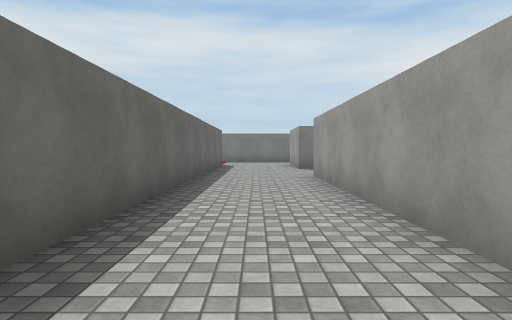
view 1 (above)

24 first-person views from a walk through a Unity game level. The camera is 1.2 m above the floor, tilts 2° down and sees 75° across. The floor is counted in squares, 2 m on a side. Each view is taken from the middle of a square. On the plan, view 1 faces up. The plan holds only what a view shows up to about 10 squares ahead; the rest is blank. Surface patterns are stand-ins for the level's own textures.

view 2
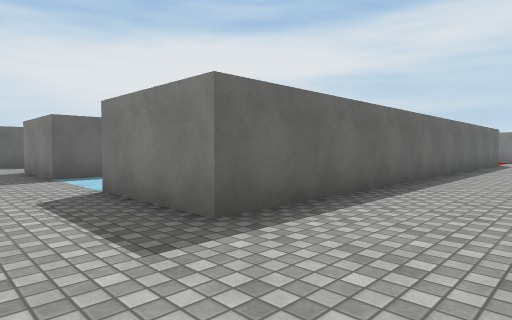

view 3
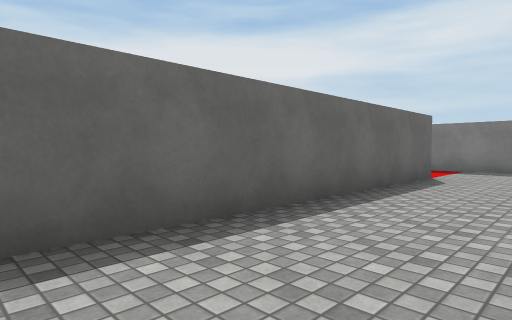

view 4
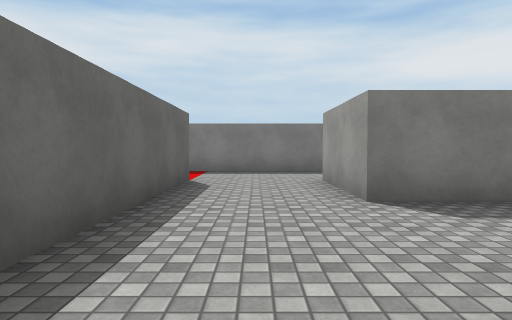

view 5
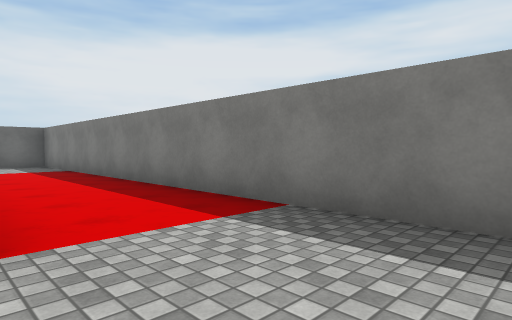

view 6
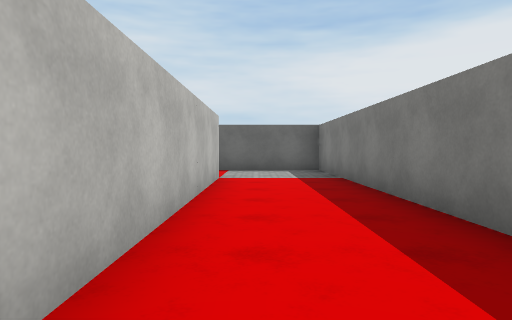

view 7
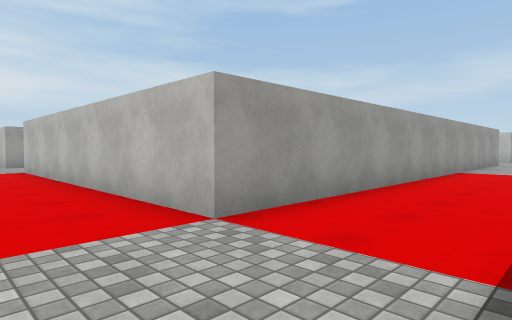

view 8
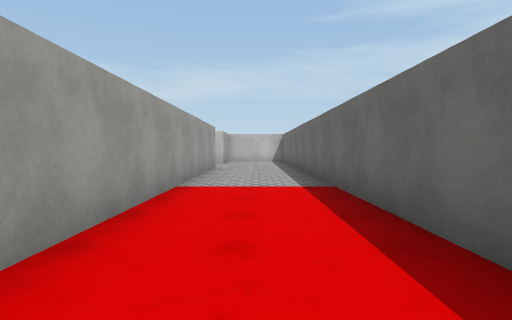

view 9
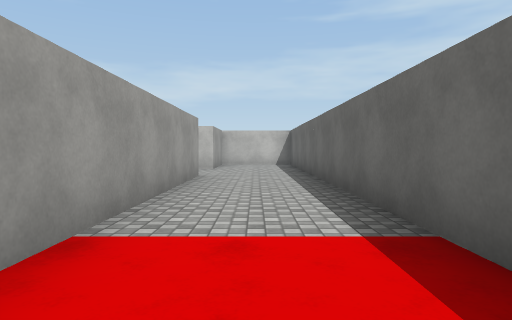

view 10
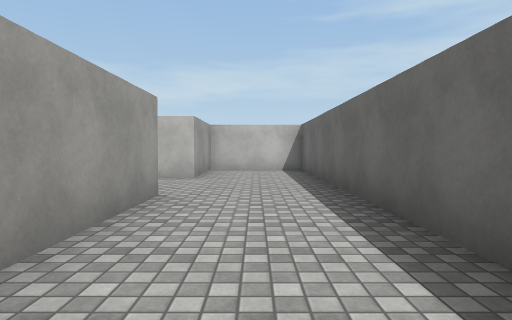

view 11
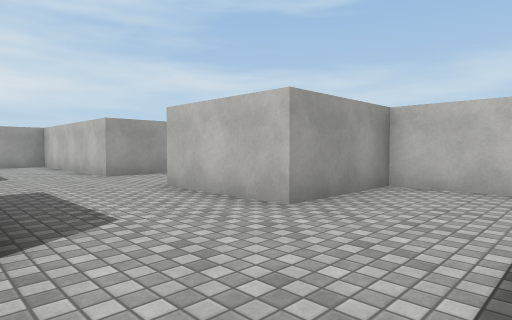

view 12
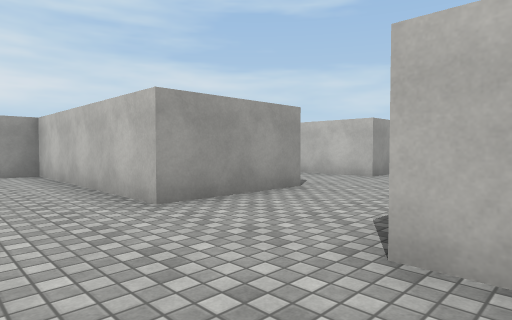

view 13
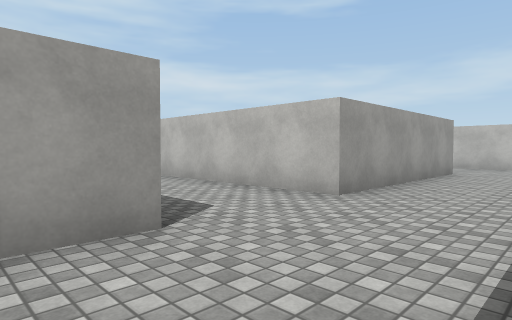

view 14
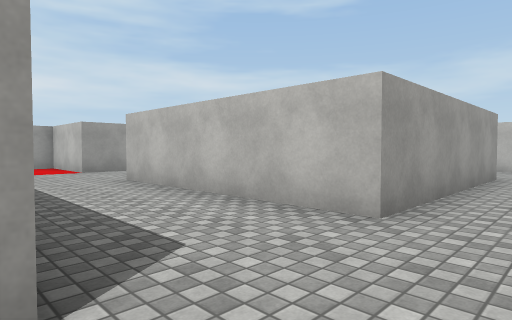

view 15
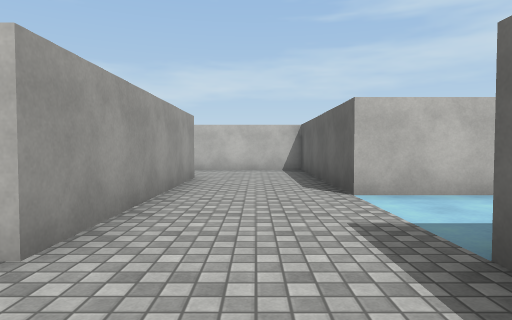

view 16
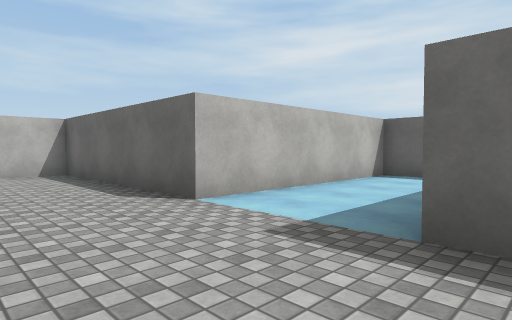

view 17
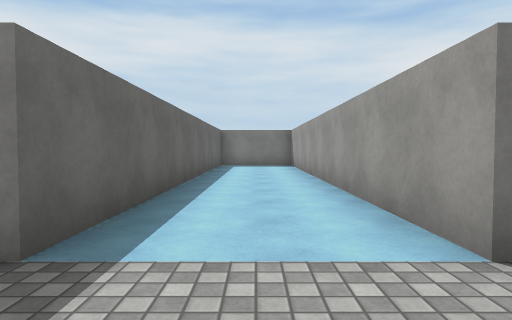

view 18
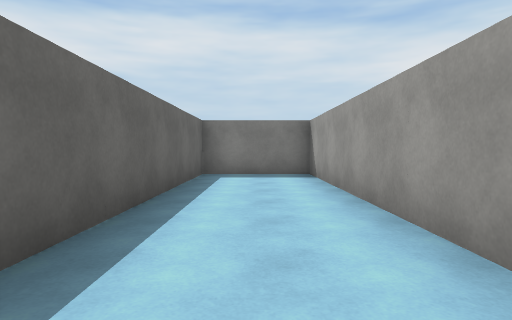

view 19
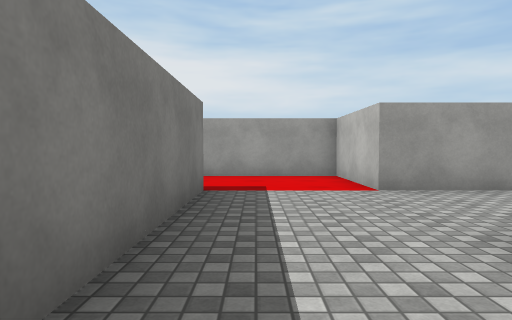

view 20
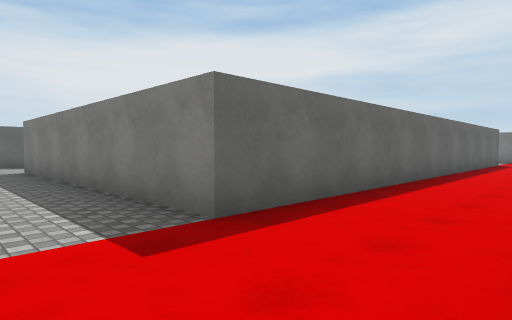

view 21
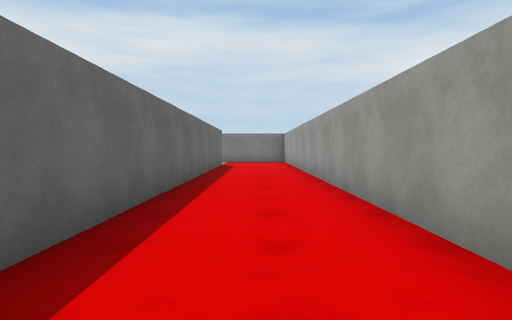

view 22
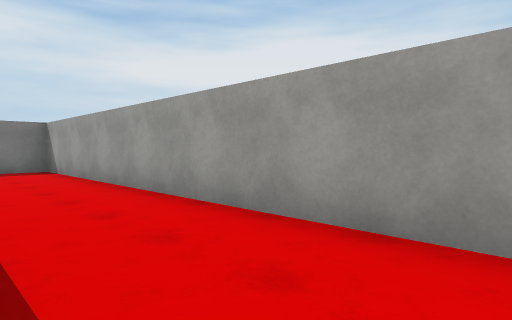

view 23
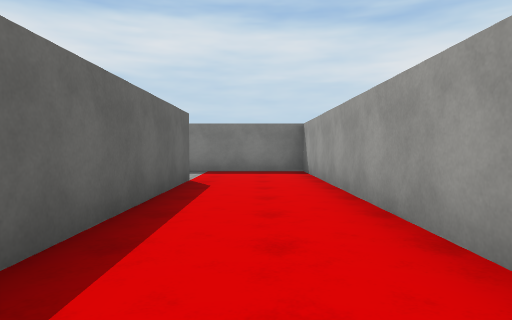

view 24
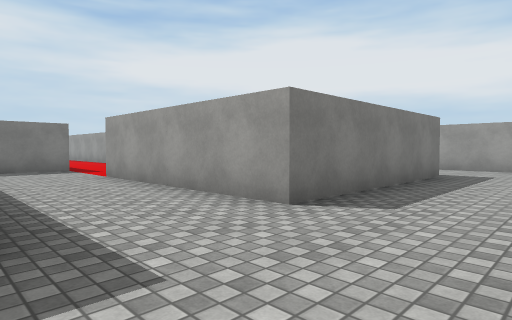

### Floor plan
Points are (right, up) in squares from view 1. A wall is a line through its corners. A room is listed if a view was taken in it or the views show most of it. See-through windows are left out.
Room 1 (views 1, 2, 3, 4, 5, 6, 7, 8, 9, 10, 11)
walls: (-11.3, 8.5) (-11.3, -5.3) (-8.8, -5.3) (-8.8, -2.8); (-8.8, -0.2) (-8.8, 12.3) (-1.2, 12.3) (-1.2, -0.2); (1.3, 9.7) (1.3, 12.2); (1.3, 1.5) (1.3, 7.2); (-1.6, -2.8) (1.3, -2.8) (1.3, -1.5); (1.8, 14.8) (-11.3, 14.8) (-11.3, 11.9)
ways out: opening at (-7.5, -1.5) to room 2; opening at (-2.5, -1.5) to room 2; opening at (2.5, 8.5) to room 2
Room 2 (views 12, 13, 14, 15, 16, 17, 18, 19, 20, 21, 22, 23, 24)
walls: (8.8, -12.8) (3.8, -12.8) (3.8, -7.8) (6.3, -7.8) (6.3, 9.7) (1.3, 9.7); (-1.2, -0.2) (-3.8, -0.2) (-3.8, 9.7) (-6.2, 9.7) (-6.2, -0.2) (-8.8, -0.2); (11.3, -13.8) (11.3, -12); (-3.8, -12.9) (-3.8, -7.8) (1.2, -7.8); (-6.2, -5) (-6.2, -5.5); (-6.2, -7.2) (-6.2, -7.8); (3.8, 7.2) (3.8, -5.3) (-3.8, -5.3) (-3.8, -2.8) (-1.6, -2.8); (-8.8, -2.8) (-6.2, -2.8); (-11.3, -9.4) (-11.3, -10.2) (-6.2, -10.2) (-6.2, -15.3) (-3, -15.3)
ways out: opening at (-7.5, -1.5) to room 1; opening at (-2.5, -1.5) to room 1; opening at (2.5, 8.5) to room 1

Positions as (right, up) in squares from view 1, and headings:
1: (0, 0), facing up
2: (1, -2), facing up-left
3: (1, 5), facing up-left
4: (0, 6), facing up
5: (1, 12), facing up-left
6: (-2, 13), facing left
7: (-11, 14), facing down-right
8: (-10, 10), facing down
9: (-10, 7), facing down
10: (-10, 4), facing down
11: (-11, 0), facing down-right
12: (-7, -1), facing down-right
13: (-6, -4), facing down-right
14: (-5, -5), facing down-right
15: (-5, -6), facing down
16: (-4, -7), facing down-left
17: (-5, -2), facing up
18: (-5, 2), facing up
19: (-1, -6), facing right
20: (6, -7), facing up-left
21: (5, -5), facing up
22: (4, 0), facing up-right
23: (5, 1), facing up
24: (1, -15), facing up-right
